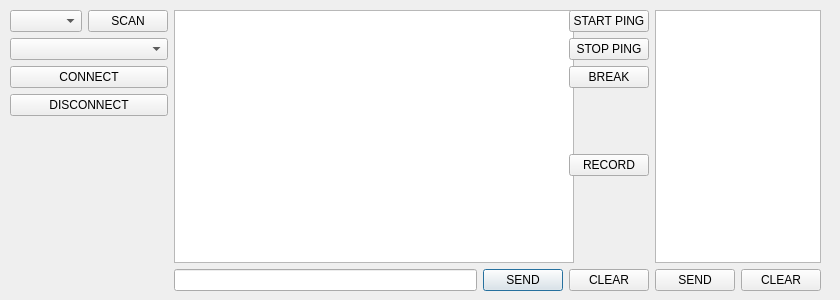
<?xml version="1.0" encoding="UTF-8"?>
<ui version="4.0">
 <class>Terminal</class>
 <widget class="QWidget" name="Terminal">
  <property name="geometry">
   <rect>
    <x>0</x>
    <y>0</y>
    <width>840</width>
    <height>300</height>
   </rect>
  </property>
  <property name="minimumSize">
   <size>
    <width>0</width>
    <height>300</height>
   </size>
  </property>
  <property name="windowTitle">
   <string>Form</string>
  </property>
  <widget class="QWidget" name="horizontalLayoutWidget">
   <property name="geometry">
    <rect>
     <x>10</x>
     <y>10</y>
     <width>811</width>
     <height>281</height>
    </rect>
   </property>
   <layout class="QHBoxLayout" name="horizontalLayout">
    <item>
     <layout class="QFormLayout" name="formLayout_3">
      <item row="0" column="0">
       <widget class="QComboBox" name="serialPortComboBox"/>
      </item>
      <item row="0" column="1">
       <widget class="QPushButton" name="scanSerialPushButton">
        <property name="text">
         <string>SCAN</string>
        </property>
       </widget>
      </item>
      <item row="1" column="0" colspan="2">
       <widget class="QComboBox" name="baudComboBox"/>
      </item>
      <item row="2" column="0" colspan="2">
       <widget class="QPushButton" name="serialConnectPushButton">
        <property name="text">
         <string>CONNECT</string>
        </property>
       </widget>
      </item>
      <item row="3" column="0" colspan="2">
       <widget class="QPushButton" name="serialDisconnectPushButton">
        <property name="text">
         <string>DISCONNECT</string>
        </property>
       </widget>
      </item>
     </layout>
    </item>
    <item>
     <layout class="QVBoxLayout" name="verticalLayout_8">
      <item>
       <widget class="QTextBrowser" name="serialTextBrowser">
        <property name="minimumSize">
         <size>
          <width>400</width>
          <height>0</height>
         </size>
        </property>
       </widget>
      </item>
      <item>
       <layout class="QHBoxLayout" name="horizontalLayout_4">
        <item>
         <widget class="QLineEdit" name="cmdLineEdit"/>
        </item>
        <item>
         <widget class="QPushButton" name="sendCmdPushButton">
          <property name="text">
           <string>SEND</string>
          </property>
          <property name="autoDefault">
           <bool>true</bool>
          </property>
          <property name="default">
           <bool>true</bool>
          </property>
          <property name="flat">
           <bool>false</bool>
          </property>
         </widget>
        </item>
       </layout>
      </item>
     </layout>
    </item>
    <item>
     <layout class="QVBoxLayout" name="verticalLayout_3">
      <item>
       <layout class="QFormLayout" name="formLayout_2">
        <item row="0" column="0" colspan="2">
         <widget class="QPushButton" name="startPingPushButton">
          <property name="text">
           <string>START PING</string>
          </property>
         </widget>
        </item>
        <item row="1" column="0" colspan="2">
         <widget class="QPushButton" name="stopPingPushButton">
          <property name="text">
           <string>STOP PING</string>
          </property>
         </widget>
        </item>
        <item row="2" column="0" colspan="2">
         <widget class="QPushButton" name="breakPushButton">
          <property name="text">
           <string>BREAK</string>
          </property>
         </widget>
        </item>
       </layout>
      </item>
      <item>
       <layout class="QGridLayout" name="gridLayout">
        <item row="1" column="0">
         <widget class="QLabel" name="bytesWrittenLabel">
          <property name="text">
           <string/>
          </property>
          <property name="alignment">
           <set>Qt::AlignCenter</set>
          </property>
         </widget>
        </item>
        <item row="0" column="0">
         <widget class="QPushButton" name="recordPushButton">
          <property name="text">
           <string>RECORD</string>
          </property>
          <property name="checkable">
           <bool>true</bool>
          </property>
         </widget>
        </item>
        <item row="3" column="0">
         <widget class="QPushButton" name="clearConsolePushButton">
          <property name="text">
           <string>CLEAR</string>
          </property>
         </widget>
        </item>
        <item row="2" column="0">
         <widget class="QLabel" name="totalBytesWrittenLabel">
          <property name="text">
           <string/>
          </property>
          <property name="alignment">
           <set>Qt::AlignCenter</set>
          </property>
         </widget>
        </item>
       </layout>
      </item>
     </layout>
    </item>
    <item>
     <layout class="QGridLayout" name="gridLayout_2">
      <item row="1" column="1">
       <widget class="QPushButton" name="clearBulkCmdPushButton">
        <property name="text">
         <string>CLEAR</string>
        </property>
       </widget>
      </item>
      <item row="1" column="0">
       <widget class="QPushButton" name="sendBulkCmdPushButton">
        <property name="text">
         <string>SEND</string>
        </property>
       </widget>
      </item>
      <item row="0" column="0" colspan="2">
       <widget class="QPlainTextEdit" name="bulkCmdMlainTextEdit"/>
      </item>
     </layout>
    </item>
   </layout>
  </widget>
 </widget>
 <resources/>
 <connections/>
</ui>
